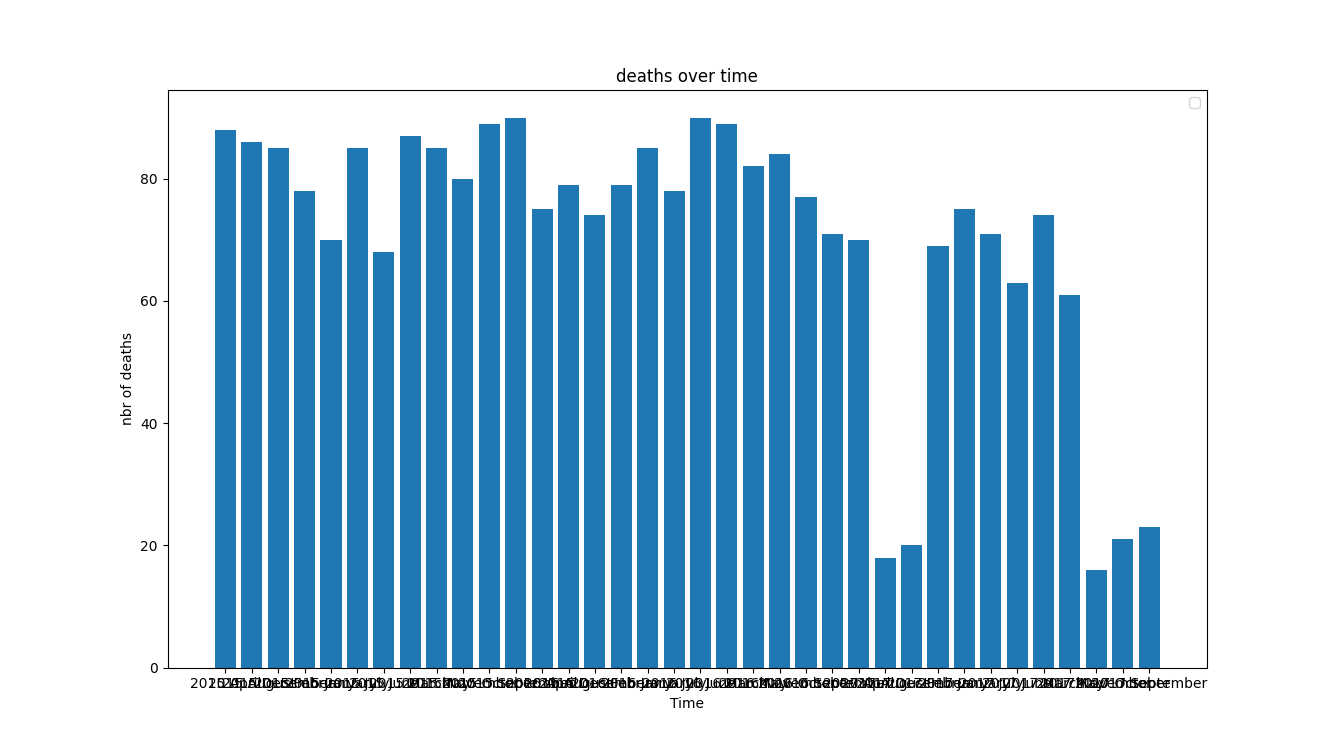

Here is the Python script that generated this plot:
import pandas as pd
import numpy as np
import matplotlib.pyplot as plt
import scipy


df_fatalities = pd.read_csv('Deaths_by_Police_US.csv', encoding="windows-1252")


df_fatalities['date'] = pd.to_datetime(df_fatalities['date'])
#group by state, count
min_date = df_fatalities['date'].min()
max_date = df_fatalities['date'].max()
list_dates = []
list_killings = []
print(min_date)
print(max_date)

df = df_fatalities.groupby(['date'])['date'].count().reset_index(name='deaths')
list_dates = df['date'].to_list()
list_killings = df['deaths'].to_list()
# print(df)

# print (df.groupby([df['date'].dt.year.rename('year'),df['date'].dt.month_name().rename('month')])['deaths'].sum().reset_index())
df = df.groupby([df['date'].dt.year.rename('year'),df['date'].dt.month_name().rename('month')])['deaths'].sum().reset_index()
print(df)
# exit()
df1 = pd.DataFrame()
df1["Period"] = df['year'].astype(str) +" "+ df["month"]
df1['deaths'] = df['deaths'].copy()
list_dates = df1['Period'].to_list()
list_killings = df1['deaths'].to_list()

plt.bar(list_dates,list_killings)
plt.legend()

# The following commands add labels to our figure.
plt.xlabel('Time')
plt.ylabel('nbr of deaths')
plt.title('deaths over time')

plt.show()
